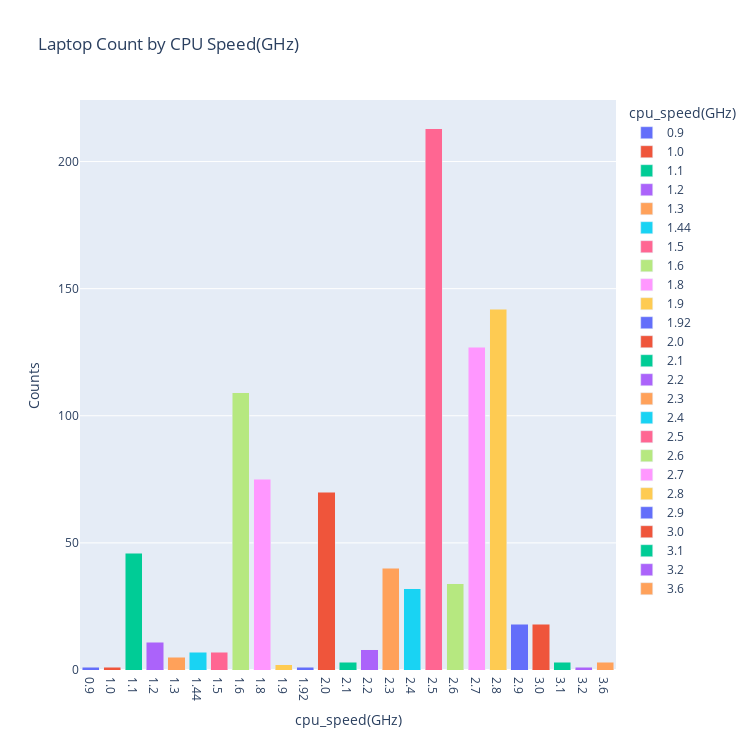

Notebook source saved alongside this figure:
### Code cell
cpu_speed = laptop.groupby('cpu_speed(GHz)').size().reset_index(name='counts')
cpu_speed['cpu_speed(GHz)'] = cpu_speed['cpu_speed(GHz)'].astype(str)

fig = px.bar(cpu_speed, x = 'cpu_speed(GHz)', y = 'counts', color = 'cpu_speed(GHz)', labels = {'counts': 'Counts'}, title='Laptop Count by CPU Speed(GHz)', barmode = 'stack')

fig.update_layout(
    width = 750,
    height = 750,
    xaxis = dict(
        tickmode = 'array',
        tickvals = cpu_speed['cpu_speed(GHz)'].unique(),
        ticktext = cpu_speed['cpu_speed(GHz)'].unique()
    )
)

fig.show()

### Figure 1 — Plotly figure (JSON) as saved in the notebook; plotly's stock layout.template omitted (floating-point values rounded to 4 significant figures)
{"data": [{"alignmentgroup": "True", "hovertemplate": "cpu_speed(GHz)=%{x}<br>Counts=%{y}<extra></extra>", "legendgroup": "0.9", "marker": {"color": "#636efa", "pattern": {"shape": ""}}, "name": "0.9", "offsetgroup": "0.9", "orientation": "v", "showlegend": true, "textposition": "auto", "type": "bar", "x": ["0.9"], "xaxis": "x", "y": [1], "yaxis": "y"}, {"alignmentgroup": "True", "hovertemplate": "cpu_speed(GHz)=%{x}<br>Counts=%{y}<extra></extra>", "legendgroup": "1.0", "marker": {"color": "#EF553B", "pattern": {"shape": ""}}, "name": "1.0", "offsetgroup": "1.0", "orientation": "v", "showlegend": true, "textposition": "auto", "type": "bar", "x": ["1.0"], "xaxis": "x", "y": [1], "yaxis": "y"}, {"alignmentgroup": "True", "hovertemplate": "cpu_speed(GHz)=%{x}<br>Counts=%{y}<extra></extra>", "legendgroup": "1.1", "marker": {"color": "#00cc96", "pattern": {"shape": ""}}, "name": "1.1", "offsetgroup": "1.1", "orientation": "v", "showlegend": true, "textposition": "auto", "type": "bar", "x": ["1.1"], "xaxis": "x", "y": [46], "yaxis": "y"}, {"alignmentgroup": "True", "hovertemplate": "cpu_speed(GHz)=%{x}<br>Counts=%{y}<extra></extra>", "legendgroup": "1.2", "marker": {"color": "#ab63fa", "pattern": {"shape": ""}}, "name": "1.2", "offsetgroup": "1.2", "orientation": "v", "showlegend": true, "textposition": "auto", "type": "bar", "x": ["1.2"], "xaxis": "x", "y": [11], "yaxis": "y"}, {"alignmentgroup": "True", "hovertemplate": "cpu_speed(GHz)=%{x}<br>Counts=%{y}<extra></extra>", "legendgroup": "1.3", "marker": {"color": "#FFA15A", "pattern": {"shape": ""}}, "name": "1.3", "offsetgroup": "1.3", "orientation": "v", "showlegend": true, "textposition": "auto", "type": "bar", "x": ["1.3"], "xaxis": "x", "y": [5], "yaxis": "y"}, {"alignmentgroup": "True", "hovertemplate": "cpu_speed(GHz)=%{x}<br>Counts=%{y}<extra></extra>", "legendgroup": "1.44", "marker": {"color": "#19d3f3", "pattern": {"shape": ""}}, "name": "1.44", "offsetgroup": "1.44", "orientation": "v", "showlegend": true, "textposition": "auto", "type": "bar", "x": ["1.44"], "xaxis": "x", "y": [7], "yaxis": "y"}, {"alignmentgroup": "True", "hovertemplate": "cpu_speed(GHz)=%{x}<br>Counts=%{y}<extra></extra>", "legendgroup": "1.5", "marker": {"color": "#FF6692", "pattern": {"shape": ""}}, "name": "1.5", "offsetgroup": "1.5", "orientation": "v", "showlegend": true, "textposition": "auto", "type": "bar", "x": ["1.5"], "xaxis": "x", "y": [7], "yaxis": "y"}, {"alignmentgroup": "True", "hovertemplate": "cpu_speed(GHz)=%{x}<br>Counts=%{y}<extra></extra>", "legendgroup": "1.6", "marker": {"color": "#B6E880", "pattern": {"shape": ""}}, "name": "1.6", "offsetgroup": "1.6", "orientation": "v", "showlegend": true, "textposition": "auto", "type": "bar", "x": ["1.6"], "xaxis": "x", "y": [109], "yaxis": "y"}, {"alignmentgroup": "True", "hovertemplate": "cpu_speed(GHz)=%{x}<br>Counts=%{y}<extra></extra>", "legendgroup": "1.8", "marker": {"color": "#FF97FF", "pattern": {"shape": ""}}, "name": "1.8", "offsetgroup": "1.8", "orientation": "v", "showlegend": true, "textposition": "auto", "type": "bar", "x": ["1.8"], "xaxis": "x", "y": [75], "yaxis": "y"}, {"alignmentgroup": "True", "hovertemplate": "cpu_speed(GHz)=%{x}<br>Counts=%{y}<extra></extra>", "legendgroup": "1.9", "marker": {"color": "#FECB52", "pattern": {"shape": ""}}, "name": "1.9", "offsetgroup": "1.9", "orientation": "v", "showlegend": true, "textposition": "auto", "type": "bar", "x": ["1.9"], "xaxis": "x", "y": [2], "yaxis": "y"}, {"alignmentgroup": "True", "hovertemplate": "cpu_speed(GHz)=%{x}<br>Counts=%{y}<extra></extra>", "legendgroup": "1.92", "marker": {"color": "#636efa", "pattern": {"shape": ""}}, "name": "1.92", "offsetgroup": "1.92", "orientation": "v", "showlegend": true, "textposition": "auto", "type": "bar", "x": ["1.92"], "xaxis": "x", "y": [1], "yaxis": "y"}, {"alignmentgroup": "True", "hovertemplate": "cpu_speed(GHz)=%{x}<br>Counts=%{y}<extra></extra>", "legendgroup": "2.0", "marker": {"color": "#EF553B", "pattern": {"shape": ""}}, "name": "2.0", "offsetgroup": "2.0", "orientation": "v", "showlegend": true, "textposition": "auto", "type": "bar", "x": ["2.0"], "xaxis": "x", "y": [70], "yaxis": "y"}, {"alignmentgroup": "True", "hovertemplate": "cpu_speed(GHz)=%{x}<br>Counts=%{y}<extra></extra>", "legendgroup": "2.1", "marker": {"color": "#00cc96", "pattern": {"shape": ""}}, "name": "2.1", "offsetgroup": "2.1", "orientation": "v", "showlegend": true, "textposition": "auto", "type": "bar", "x": ["2.1"], "xaxis": "x", "y": [3], "yaxis": "y"}, {"alignmentgroup": "True", "hovertemplate": "cpu_speed(GHz)=%{x}<br>Counts=%{y}<extra></extra>", "legendgroup": "2.2", "marker": {"color": "#ab63fa", "pattern": {"shape": ""}}, "name": "2.2", "offsetgroup": "2.2", "orientation": "v", "showlegend": true, "textposition": "auto", "type": "bar", "x": ["2.2"], "xaxis": "x", "y": [8], "yaxis": "y"}, {"alignmentgroup": "True", "hovertemplate": "cpu_speed(GHz)=%{x}<br>Counts=%{y}<extra></extra>", "legendgroup": "2.3", "marker": {"color": "#FFA15A", "pattern": {"shape": ""}}, "name": "2.3", "offsetgroup": "2.3", "orientation": "v", "showlegend": true, "textposition": "auto", "type": "bar", "x": ["2.3"], "xaxis": "x", "y": [40], "yaxis": "y"}, {"alignmentgroup": "True", "hovertemplate": "cpu_speed(GHz)=%{x}<br>Counts=%{y}<extra></extra>", "legendgroup": "2.4", "marker": {"color": "#19d3f3", "pattern": {"shape": ""}}, "name": "2.4", "offsetgroup": "2.4", "orientation": "v", "showlegend": true, "textposition": "auto", "type": "bar", "x": ["2.4"], "xaxis": "x", "y": [32], "yaxis": "y"}, {"alignmentgroup": "True", "hovertemplate": "cpu_speed(GHz)=%{x}<br>Counts=%{y}<extra></extra>", "legendgroup": "2.5", "marker": {"color": "#FF6692", "pattern": {"shape": ""}}, "name": "2.5", "offsetgroup": "2.5", "orientation": "v", "showlegend": true, "textposition": "auto", "type": "bar", "x": ["2.5"], "xaxis": "x", "y": [213], "yaxis": "y"}, {"alignmentgroup": "True", "hovertemplate": "cpu_speed(GHz)=%{x}<br>Counts=%{y}<extra></extra>", "legendgroup": "2.6", "marker": {"color": "#B6E880", "pattern": {"shape": ""}}, "name": "2.6", "offsetgroup": "2.6", "orientation": "v", "showlegend": true, "textposition": "auto", "type": "bar", "x": ["2.6"], "xaxis": "x", "y": [34], "yaxis": "y"}, {"alignmentgroup": "True", "hovertemplate": "cpu_speed(GHz)=%{x}<br>Counts=%{y}<extra></extra>", "legendgroup": "2.7", "marker": {"color": "#FF97FF", "pattern": {"shape": ""}}, "name": "2.7", "offsetgroup": "2.7", "orientation": "v", "showlegend": true, "textposition": "auto", "type": "bar", "x": ["2.7"], "xaxis": "x", "y": [127], "yaxis": "y"}, {"alignmentgroup": "True", "hovertemplate": "cpu_speed(GHz)=%{x}<br>Counts=%{y}<extra></extra>", "legendgroup": "2.8", "marker": {"color": "#FECB52", "pattern": {"shape": ""}}, "name": "2.8", "offsetgroup": "2.8", "orientation": "v", "showlegend": true, "textposition": "auto", "type": "bar", "x": ["2.8"], "xaxis": "x", "y": [142], "yaxis": "y"}, {"alignmentgroup": "True", "hovertemplate": "cpu_speed(GHz)=%{x}<br>Counts=%{y}<extra></extra>", "legendgroup": "2.9", "marker": {"color": "#636efa", "pattern": {"shape": ""}}, "name": "2.9", "offsetgroup": "2.9", "orientation": "v", "showlegend": true, "textposition": "auto", "type": "bar", "x": ["2.9"], "xaxis": "x", "y": [18], "yaxis": "y"}, {"alignmentgroup": "True", "hovertemplate": "cpu_speed(GHz)=%{x}<br>Counts=%{y}<extra></extra>", "legendgroup": "3.0", "marker": {"color": "#EF553B", "pattern": {"shape": ""}}, "name": "3.0", "offsetgroup": "3.0", "orientation": "v", "showlegend": true, "textposition": "auto", "type": "bar", "x": ["3.0"], "xaxis": "x", "y": [18], "yaxis": "y"}, {"alignmentgroup": "True", "hovertemplate": "cpu_speed(GHz)=%{x}<br>Counts=%{y}<extra></extra>", "legendgroup": "3.1", "marker": {"color": "#00cc96", "pattern": {"shape": ""}}, "name": "3.1", "offsetgroup": "3.1", "orientation": "v", "showlegend": true, "textposition": "auto", "type": "bar", "x": ["3.1"], "xaxis": "x", "y": [3], "yaxis": "y"}, {"alignmentgroup": "True", "hovertemplate": "cpu_speed(GHz)=%{x}<br>Counts=%{y}<extra></extra>", "legendgroup": "3.2", "marker": {"color": "#ab63fa", "pattern": {"shape": ""}}, "name": "3.2", "offsetgroup": "3.2", "orientation": "v", "showlegend": true, "textposition": "auto", "type": "bar", "x": ["3.2"], "xaxis": "x", "y": [1], "yaxis": "y"}, {"alignmentgroup": "True", "hovertemplate": "cpu_speed(GHz)=%{x}<br>Counts=%{y}<extra></extra>", "legendgroup": "3.6", "marker": {"color": "#FFA15A", "pattern": {"shape": ""}}, "name": "3.6", "offsetgroup": "3.6", "orientation": "v", "showlegend": true, "textposition": "auto", "type": "bar", "x": ["3.6"], "xaxis": "x", "y": [3], "yaxis": "y"}], "layout": {"barmode": "stack", "height": 750, "legend": {"title": {"text": "cpu_speed(GHz)"}, "tracegroupgap": 0}, "title": {"text": "Laptop Count by CPU Speed(GHz)"}, "width": 750, "xaxis": {"anchor": "y", "categoryarray": ["0.9", "1.0", "1.1", "1.2", "1.3", "1.44", "1.5", "1.6", "1.8", "1.9", "1.92", "2.0", "2.1", "2.2", "2.3", "2.4", "2.5", "2.6", "2.7", "2.8", "2.9", "3.0", "3.1", "3.2", "3.6"], "categoryorder": "array", "domain": [0, 1], "tickmode": "array", "ticktext": ["0.9", "1.0", "1.1", "1.2", "1.3", "1.44", "1.5", "1.6", "1.8", "1.9", "1.92", "2.0", "2.1", "2.2", "2.3", "2.4", "2.5", "2.6", "2.7", "2.8", "2.9", "3.0", "3.1", "3.2", "3.6"], "tickvals": ["0.9", "1.0", "1.1", "1.2", "1.3", "1.44", "1.5", "1.6", "1.8", "1.9", "1.92", "2.0", "2.1", "2.2", "2.3", "2.4", "2.5", "2.6", "2.7", "2.8", "2.9", "3.0", "3.1", "3.2", "3.6"], "title": {"text": "cpu_speed(GHz)"}}, "yaxis": {"anchor": "x", "domain": [0, 1], "title": {"text": "Counts"}}}}
